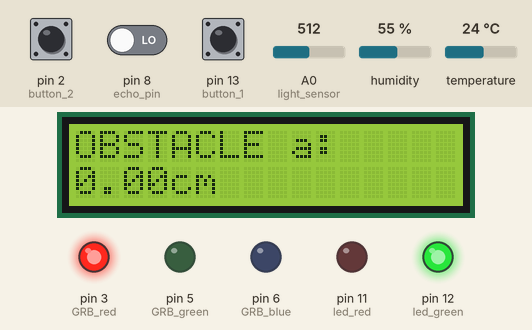
Bench run of a sketch on a simulated Arduino Uno, built with avr-gcc and run on an emulated ATmega328P. On the bench: 16×2 character LCD, output pins drawn as LEDs (lit = HIGH). Dashed ring = blinking. The test bench sets the inputs (shaded band); at power-on: pin 2 (button_2) LOW, humidity 55 %, pin 13 (button_1) LOW, pin 8 (echo_pin) LOW, A0 (light_sensor) = 512, temperature 24 °C. Pins used as bus, display or sensor lines are not drawn; what the sketch prints to the serial monitor is not drawn.

Above: at 3.2 s.
3.3 s: pin 2 (button_2) pulled HIGH for 1 s
At 5.1 s:
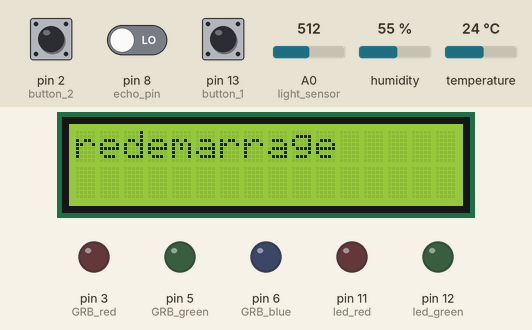
9.9 s: humidity set to 79 %
11.4 s: humidity set to 82 %
At 13.4 s:
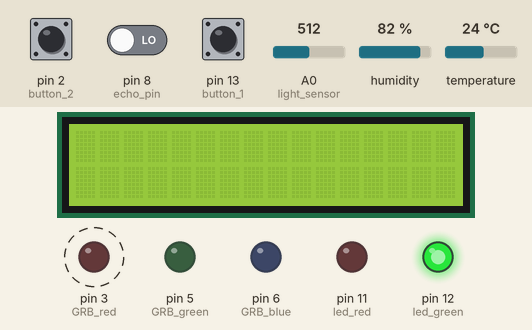
16.1 s: pin 13 (button_1) pulled HIGH for 0.15 s
At 16.25 s:
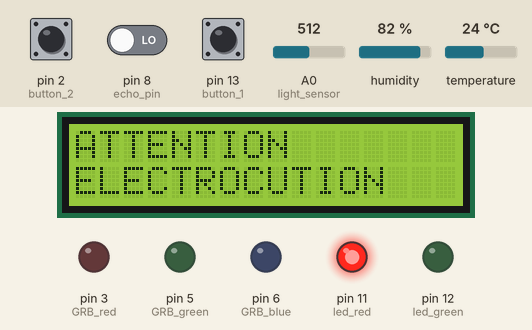
17.7 s: pin 2 (button_2) pulled HIGH for 3.2 s
At 18.5 s:
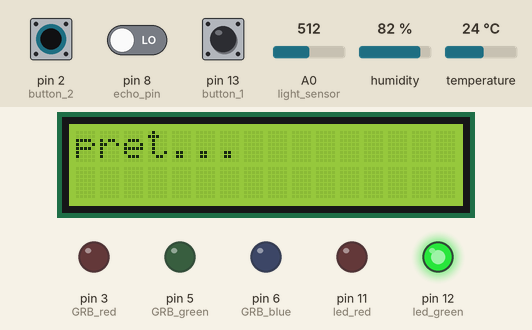
22.4 s: humidity set to 22 %
At 23.3 s:
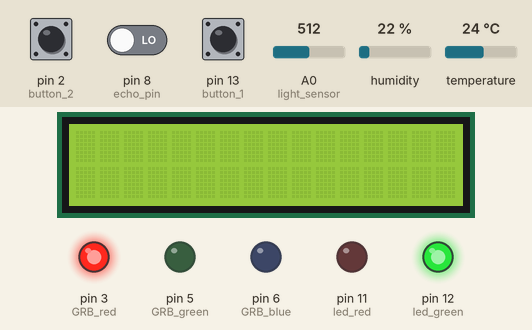
Timing chart, 0 to 25.4 s (numbered marks = the images above; inputs shaded):
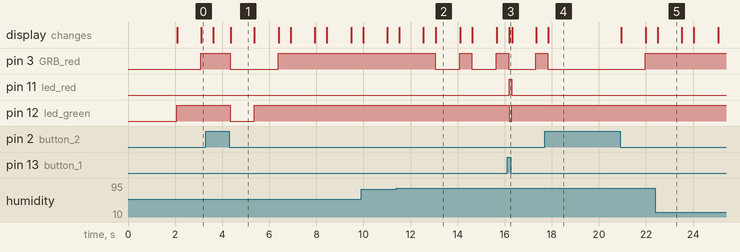

Measured:
- the behaviour switches between 80 and 81 % on humidity (found by bisection; images 1 and 2)
- after the input at 3.3 s, pin 3 (GRB_red): HIGH → LOW after 1.1 s, → HIGH 2.0 s later; pin 12 (led_green): HIGH → LOW after 1.1 s, → HIGH 1.0 s later; the display: first differs from a run without the input after 1.1 s (image 1)
- after the input at 11.4 s, pin 3 (GRB_red): alternates HIGH for 0.52 s and LOW for 1.0 s, starting after 1.7 s
- after the input at 16.1 s, pin 11 (led_red): LOW → HIGH after 0.09 s, → LOW 0.10 s later; pin 12 (led_green): HIGH → LOW after 0.09 s, → HIGH 0.10 s later; the display: changes after 0.09 s (image 3)
- after the input at 17.7 s, the display: changes after 0.15 s (image 4)
- after the input at 22.4 s, pin 3 (GRB_red): stops changing and stays HIGH
- what the display in image 1 shows lasts 1.0 s, from 4.4 s to 5.4 s

The sketch:

Steamy_PROJECT_code.ino
```cpp
#include <DHT.h>
#include <IRremote.h>
#include <Wire.h>
#include <LiquidCrystal_I2C.h>
#define led_red 11
#define led_green 12
#define button_1 13
#define button_2 2
#define potentiometre A1
#define light_sensor A0
#define buzzer 9
#define trig_pin 7
#define echo_pin 8
#define DHTTYPE DHT22
#define DHTPIN 4
#define GRB_red 3
#define GRB_green 5
#define GRB_blue 6
#define IRpin 10
LiquidCrystal_I2C lcd(0x27,16,2);
DHT dht(DHTPIN , DHTTYPE);
IRrecv IRrecv(IRpin);
bool shut_down = 0; //variable pour signaler l'arret du fonctionnement
int q=1;// variable qui signale un defaut
String error= "defaut"; //affiche un message derreur en cas de defaut
 unsigned long compt_time=0;
 unsigned long total_compt_time=0;
 bool run;
uint16_t received1 = 0;
uint16_t received2 = 0;

float get_distance( ) {// cette fonction lis la distqnce grace au capteur ultra sonic
  digitalWrite(trig_pin, LOW);
  digitalWrite(trig_pin, HIGH);
  delay(10);
  digitalWrite(trig_pin, LOW);
  long duration = pulseIn(echo_pin, HIGH);
  float distance = (duration * 0.034)/ 2;
  return distance;

}
void setColor( int red_value, int green_value, int blue_value){ //modifier les couleurs de la led RGB
  analogWrite(GRB_red, red_value);
  analogWrite(GRB_green, green_value);
  analogWrite(GRB_blue, blue_value);

}
bool mesDist(){  //affiche un message et alume la led RGB en fonction de la distance obtenue par le cqpteur ultra song

    lcd.backlight();
    lcd.clear();
  float dist = get_distance();
  lcd.setCursor(0,0);
  if ( dist< 22){
    setColor(255, 0, 0);
    lcd.setCursor(0,0);
    lcd.print(F("OBSTACLE a:"));
    lcd.setCursor(0,11);
    lcd.print(dist);
    lcd.print(F("cm"));
    delay(500);
     }else if(dist>=22 && dist<32) {
      setColor(200, 37, 7);
      lcd.clear();
      lcd.setCursor(0,0);
      lcd.print(F("OBSTACLE a:"));
      lcd.setCursor(0,11);
      lcd.print(dist);
      lcd.print(F("cm"));
      delay(500);
     }else if( dist>=32 && dist<40){
      setColor(0, 255, 0);
      lcd.clear();
      lcd.setCursor(0,0);
      lcd.print(F("OBSTACLE a:"));
      lcd.setCursor(0,11);
      lcd.print(dist);
      lcd.print(F("cm"));
      delay(500);
      }else{
        lcd.clear();
        lcd.print(F("pret..."));
        setColor(0, 0, 0);
        }
        return 1;
}

void button(){ //fonction pour gerer le fonctionnement du boutton 2 pour eteindre ou redemarrer le systhème
  int etat_button = digitalRead(button_2);
  unsigned long dure_appuis = 0;
   unsigned long  debut_appuis = 0;
  if (etat_button == HIGH ){
    debut_appuis = millis();
      while (digitalRead(button_2) == HIGH){
       }
       dure_appuis = millis() - debut_appuis;
       delay (50);

    if (dure_appuis < 800) {
      lcd.clear();
      Serial.println("appuis court");
      digitalWrite(led_green, LOW);
      digitalWrite(led_red, LOW);
      noTone(buzzer);

    setColor(0, 0, 0);
    run = 1;

    lcd.print("redemarrage");
    delay(1000);
    runing() ;

     } else if(dure_appuis >= 800) {
    Serial.println("appuis long");
    lcd.clear();
    setColor(0, 0, 0);
    digitalWrite(led_red, LOW);
    digitalWrite(led_green,LOW);
    digitalWrite(buzzer, LOW);
    shut_down = 1;
    run=0;
    loop();


    }
    }
  }


unsigned long  defaut_lumiere(){ //gère la detection de defaut lummineux
 int light_value= analogRead(light_sensor);
 //Serial.println(light_value);
  if(light_value < 100){
   compt_time=millis();

    q=1;
    lcd.clear();
   error = "ATTENTION ACCIDENT";
   //buzzer();
   while(q==1){
      defaut(compt_time);
    }
  }
  return compt_time;
}
unsigned long  defaut_humidite(){//gère la detrection de defaut par rapport a l'humidité

  float humidite = dht.readHumidity();
  float temperature = dht.readTemperature();
  while ( isnan(humidite) || isnan(temperature)){
    lcd.clear();
    lcd.setCursor(0,0);
    lcd.print(F("capteur error..."));
  }
  lcd.clear();
  if (humidite > 80){
   compt_time= millis();
    q=1;
    lcd.clear();
    error = "ATTENTION ELECTROCUTION";
    while(q==1){
      defaut(compt_time);

    }

  }
  return compt_time;

}

void defaut(unsigned long time_var ){ //gère le comportement de l'appareii en cas de detection d'un defaut
if (digitalRead(button_1)== HIGH && q==1 ){
  setColor(0, 0, 0);
    lcd.clear();
    lcd.setCursor(0, 0);
    String ligne_1 = error.substring(0, 10);
    lcd.print(ligne_1);
    lcd.setCursor(0, 1);
    String ligne_2 = error.substring(10);
    lcd.print(ligne_2);
    digitalWrite(led_red, HIGH);
    digitalWrite(led_green, LOW);
    delay(100);

    if ((millis()-time_var) >= 18000){
      digitalWrite(buzzer, HIGH);
    }
    if ( (millis()- time_var) >= 24000){
      IRcaptor();
    }

  }
  else{
    digitalWrite(led_red, LOW);
    digitalWrite(led_green, HIGH);
    setColor(0, 0, 0);
    noTone(buzzer);
    lcd.clear();
    lcd.setCursor(0, 0);
    lcd.print(F("pret..."));
    q=0;
    }
  }
  uint16_t IRcaptor(){ // gère la reception des signaux par le capteur infra rouge
    uint16_t received = 0;
    if(IrReceiver.decode()){
      IrReceiver.printIRResultShort(&Serial);
      if( IrReceiver.decodedIRData.protocol == UNKNOWN){
        IrReceiver.printIRResultRawFormatted(&Serial, true );
      }
      if(IrReceiver.decodedIRData.protocol== NEC){
      received = 0;
      received = IrReceiver.decodedIRData.command;
      Serial.println(received, HEX);
      }
      IrReceiver.resume();
      if ( received != 0){
          while (digitalRead(button_1)== HIGH){
        digitalRead(button_1);
        setColor( 255, 0, 0);
        delay(100);
        setColor( 0,255, 0);
        delay(100);
        setColor( 0, 0,255);
        delay(100);
        IrReceiver.resume();
        }
        }
    }


        return received;

    }

  void runing(){
    while(run){

digitalWrite(led_green, HIGH);
mesDist();
defaut_lumiere();
defaut_humidite();
button();
      }
  }


void setup() {
pinMode(led_green , OUTPUT);
pinMode (led_red , OUTPUT);
Serial.begin(9600);
pinMode(button_1 , INPUT);
pinMode(button_2 , INPUT);
digitalWrite(led_green , LOW);
digitalWrite(led_red , LOW);
pinMode(buzzer, OUTPUT);
pinMode(trig_pin, OUTPUT);
pinMode( echo_pin, INPUT);
pinMode(GRB_red, OUTPUT);
pinMode(GRB_blue, OUTPUT);
pinMode(GRB_green, OUTPUT);
IRrecv.enableIRIn();
lcd.init ();
lcd.backlight();
lcd.setCursor(0, 0);
lcd.print("DHT 22 test!");
dht.begin();
delay(2000);
lcd.clear();
}
void loop() {
  // appelle des differents fonctions
  lcd.noBacklight();
    if(digitalRead(button_1)== LOW){
      run=1;
      runing();
    }
  }
```
